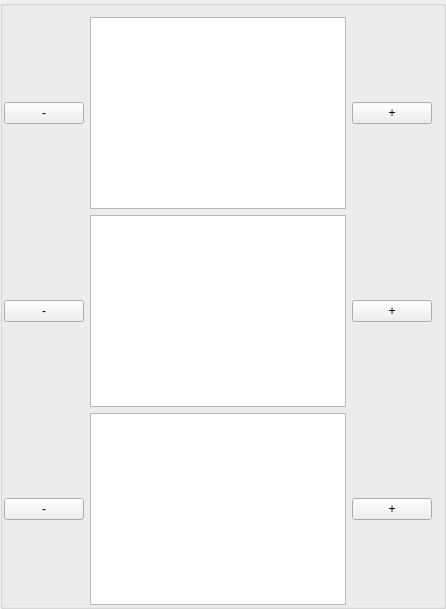
     <widget class="QGroupBox" name="groupBox_4">
      <layout class="QGridLayout" name="gridLayout_3">
       <property name="sizeConstraint">
        <enum>QLayout::SetDefaultConstraint</enum>
       </property>
       <property name="leftMargin">
        <number>1</number>
       </property>
       <property name="bottomMargin">
        <number>1</number>
       </property>
       <item row="2" column="0">
        <widget class="QPushButton" name="pushButton_19">
         <property name="text">
          <string>-</string>
         </property>
        </widget>
       </item>
       <item row="0" column="1">
        <widget class="QTextEdit" name="textEdit_x1">
         <property name="html">
          <string>&lt;!DOCTYPE HTML PUBLIC &quot;-//W3C//DTD HTML 4.0//EN&quot; &quot;http://www.w3.org/TR/REC-html40/strict.dtd&quot;&gt;
&lt;html&gt;&lt;head&gt;&lt;meta name=&quot;qrichtext&quot; content=&quot;1&quot; /&gt;&lt;meta charset=&quot;utf-8&quot; /&gt;&lt;style type=&quot;text/css&quot;&gt;
p, li { white-space: pre-wrap; }
hr { height: 1px; border-width: 0; }
li.unchecked::marker { content: &quot;\2610&quot;; }
li.checked::marker { content: &quot;\2612&quot;; }
&lt;/style&gt;&lt;/head&gt;&lt;body style=&quot; font-family:'Ubuntu'; font-size:11pt; font-weight:400; font-style:normal;&quot;&gt;
&lt;p align=&quot;center&quot; style=&quot;-qt-paragraph-type:empty; margin-top:0px; margin-bottom:0px; margin-left:0px; margin-right:0px; -qt-block-indent:0; text-indent:0px;&quot;&gt;&lt;br /&gt;&lt;/p&gt;&lt;/body&gt;&lt;/html&gt;</string>
         </property>
        </widget>
       </item>
       <item row="1" column="1">
        <widget class="QTextEdit" name="textEdit_y1">
         <property name="html">
          <string>&lt;!DOCTYPE HTML PUBLIC &quot;-//W3C//DTD HTML 4.0//EN&quot; &quot;http://www.w3.org/TR/REC-html40/strict.dtd&quot;&gt;
&lt;html&gt;&lt;head&gt;&lt;meta name=&quot;qrichtext&quot; content=&quot;1&quot; /&gt;&lt;meta charset=&quot;utf-8&quot; /&gt;&lt;style type=&quot;text/css&quot;&gt;
p, li { white-space: pre-wrap; }
hr { height: 1px; border-width: 0; }
li.unchecked::marker { content: &quot;\2610&quot;; }
li.checked::marker { content: &quot;\2612&quot;; }
&lt;/style&gt;&lt;/head&gt;&lt;body style=&quot; font-family:'Ubuntu'; font-size:11pt; font-weight:400; font-style:normal;&quot;&gt;
&lt;p align=&quot;center&quot; style=&quot;-qt-paragraph-type:empty; margin-top:0px; margin-bottom:0px; margin-left:0px; margin-right:0px; -qt-block-indent:0; text-indent:0px;&quot;&gt;&lt;br /&gt;&lt;/p&gt;&lt;/body&gt;&lt;/html&gt;</string>
         </property>
        </widget>
       </item>
       <item row="2" column="2">
        <widget class="QPushButton" name="pushButton_20">
         <property name="text">
          <string>+</string>
         </property>
        </widget>
       </item>
       <item row="0" column="2">
        <widget class="QPushButton" name="pushButton_16">
         <property name="text">
          <string>+</string>
         </property>
        </widget>
       </item>
       <item row="2" column="1">
        <widget class="QTextEdit" name="textEdit_z1">
         <property name="html">
          <string>&lt;!DOCTYPE HTML PUBLIC &quot;-//W3C//DTD HTML 4.0//EN&quot; &quot;http://www.w3.org/TR/REC-html40/strict.dtd&quot;&gt;
&lt;html&gt;&lt;head&gt;&lt;meta name=&quot;qrichtext&quot; content=&quot;1&quot; /&gt;&lt;meta charset=&quot;utf-8&quot; /&gt;&lt;style type=&quot;text/css&quot;&gt;
p, li { white-space: pre-wrap; }
hr { height: 1px; border-width: 0; }
li.unchecked::marker { content: &quot;\2610&quot;; }
li.checked::marker { content: &quot;\2612&quot;; }
&lt;/style&gt;&lt;/head&gt;&lt;body style=&quot; font-family:'Ubuntu'; font-size:11pt; font-weight:400; font-style:normal;&quot;&gt;
&lt;p align=&quot;center&quot; style=&quot;-qt-paragraph-type:empty; margin-top:0px; margin-bottom:0px; margin-left:0px; margin-right:0px; -qt-block-indent:0; text-indent:0px;&quot;&gt;&lt;br /&gt;&lt;/p&gt;&lt;/body&gt;&lt;/html&gt;</string>
         </property>
        </widget>
       </item>
       <item row="0" column="0">
        <widget class="QPushButton" name="pushButton_15">
         <property name="text">
          <string>-</string>
         </property>
        </widget>
       </item>
       <item row="1" column="0">
        <widget class="QPushButton" name="pushButton_17">
         <property name="text">
          <string>-</string>
         </property>
        </widget>
       </item>
       <item row="1" column="2">
        <widget class="QPushButton" name="pushButton_18">
         <property name="text">
          <string>+</string>
         </property>
        </widget>
       </item>
      </layout>
     </widget>
